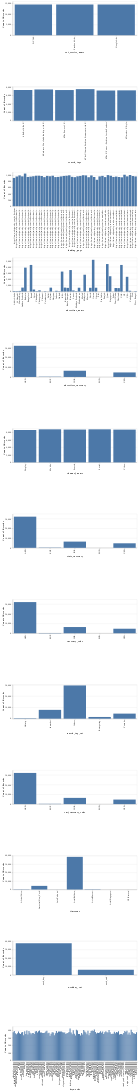

Write notebook code for a chart like this one.
### Markdown cell above
### Distribution of categorical columns

### Code cell
cat_cols = list(train_df.select_dtypes("object").columns.drop("time"))

categorical_cols_dist = (
    alt.Chart(train_df)
    .mark_bar()
    .encode(
        x=alt.X(alt.repeat("repeat"), type="nominal"),
        y="count()",
    )
    .properties(width=550, height=150)
    .repeat(repeat=cat_cols, columns=1)
)

categorical_cols_dist
